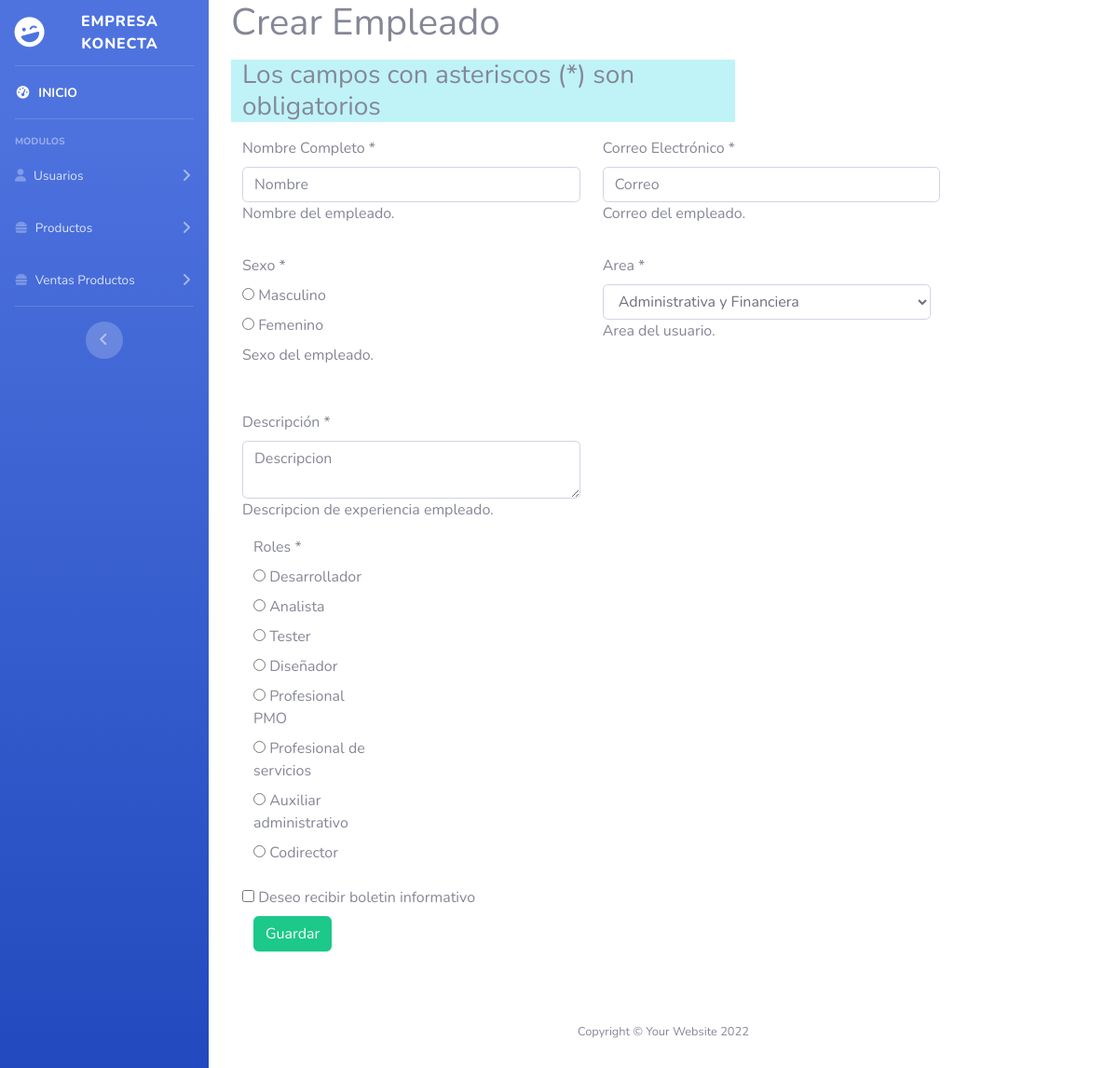
The app's page /index.php?modulo=Usuario&controlador=Usuario&funcion=crearUsuario with its own data.
### tables this page shows
CREATE TABLE IF NOT EXISTS `roles` (
  `id` int(11) NOT NULL AUTO_INCREMENT,
  `nombre` varchar(255) NOT NULL,
  PRIMARY KEY (`id`)
);

### controller/Usuario/UsuarioController.php (called while the page is built, shortened)
<?php
include_once 'GstUsuario.php';
class UsuarioController{
    public function crearUsuario(){
        $Gst = new GstUsuario();
        $datos = $Gst->getAreas();
        $roles = $Gst->getRoles();
        include_once '../view/Usuario/Usuario/crear.php';
    }
}

### lib/conf/connection.php (called while the page is built, shortened)
<?php
class connection{
    private $server;
    private $user;
    private $pass;
    private $database;
    private $link;
    private function setconnect() {
        $this->server=SERVER;
        $this->user=USER;
        $this->pass=PASSWORD;
        $this->database=DATABASE;
    }
    private function connect() {
        $this->link=mysqli_connect( $this->server, $this->user, $this->pass, $this->database);
    }
    public function getConnect() {
        return $this->link;
    }
}
?>

### controller/Usuario/GstUsuario.php (called while the page is built, shortened)
<?php
Class GstUsuario{
    public function getAreas(){
        $ObjFuncion = new UsuarioModel();
        $sql = "select id,nombre from areas";
        $datos = $ObjFuncion->consultarArray($sql);
        return $datos;
    }
    public function getRoles(){
        $ObjFuncion = new UsuarioModel();
        $sql = "select id,nombre from roles";
        $datos = $ObjFuncion->consultarArray($sql);
        return $datos;
    }
}

### model/MasterModel.php (called while the page is built, shortened)
<?php
include_once '../Lib/conf/Connection.php';
class MasterModel extends connection{
    public function consultarArray($sql) {
        $respuesta= mysqli_query($this->getConnect(), $sql);
        $arreglo=array();
        if($respuesta){
            while ($row= mysqli_fetch_array($respuesta)){
                $arreglo[]=$row;
            }
        }
        return $arreglo;
    }
}
?>

### view/Usuario/Usuario/crear.php (the view)
<form rule="formCrearUsuario" name="formCrearUsuario" id="formCrearUsuario" action="postCrearUsuario" method="post" enctype="multipart/form-data">
        <div class="form-group">
            <div class="form-group">
                    <h1 class="page-header">Crear Empleado</h1>
            </div>
            <div class="form-group col-md-7 col-lg-7" style="background-color: #BFF3F7">
                <h3> Los campos con asteriscos (*) son obligatorios</h3>
            </div>
            <div class="input-group">
                <div class="form-group col-xl-5 col-md-5">
                    <label>Nombre Completo *</label>
                    <input class="form-control" name="nombre" id="nombre" placeholder="Nombre" type="text" required="required">
                    <p class="help-block">Nombre del empleado.</p>
                </div>
                <div class="form-group col-xl-5 col-md-5">
                    <label>Correo Electrónico *</label>
                    <input class="form-control" name="email" id="email" type="email" placeholder="Correo" required="required">
                    <p class="help-block">Correo del empleado.</p>
                </div>
             </div>
            <div class="form-group col-xl-12 col-md-12 row">
                <div class="form-group col-xl-5 col-md-5">
                            <label>Sexo *</label>
                            <div class="radio">
                            <label>
                                <input type="radio" name="sexo" id="sexo" value="M">
                                Masculino
                            </label>
                        </div>
                        <div class="radio">
                            <label>
                                <input type="radio" name="sexo" id="sexo" value="F">
                                Femenino
                            </label>
                        </div>
                        <p class="help-block">Sexo del empleado.</p>
                </div>
                <div class="form-group col-xl-5 col-md-5 form-area">
                    <label>Area *</label><br>
                    <select class="form-control form-select" aria-label="Default select example" id="area" name="area" placeholder="Area" required="required">
                        <?php foreach ($datos as $key => $val) { ?>
                            <option value="<?php echo $val['id']; ?>"><?php echo $val['nombre']; ?></option>
                        <?php } ?>
                    </select>
                    <p class="help-block">Area del usuario.</p>
                </div>
            </div>
            <div class="input-group">
                <div class="form-group col-md-5">
                    <label>Descripción *</label>
                    <textArea class="form-control" name="descripcion" id="descripcion" placeholder="Descripcion" required="required"></textArea>
                    <p class="help-block">Descripcion de experiencia empleado.</p>
                <div class="form-group col-md-5">
                    <label>Roles *</label>
                    <?php foreach ($roles as $key => $val) { ?>
                        <div class="radio">
                            <label>
                                <input type="radio" name="rol" id="rol" value="<?php echo $val['id']; ?>">
                                <?php echo $val['nombre']; ?>
                            </label>
                        </div>
                    <?php } ?>
             </div>
                    <div class="checkbox">
                        <label>
                            <input type="checkbox" name="boletin" id="boletin">
                            Deseo recibir boletin informativo
                        </label>
                    </div>
            <div class="input-group">
                <div class="form-group col-md-5">
                    <input type='button' class='btn btn-success btnCrearUsuario' value='Guardar' onclick='postFuncion(1)'>
                </div>
            </div>
        </div>
 </form>

### web/css/estilosPropios.css (style rules this page uses)
.form-area { margin-left: 10px; }

### records on screen
roles: nombre "Desarrollador"
roles: nombre "Analista"
roles: nombre "Tester"
roles: nombre "Diseñador"
roles: nombre "Profesional PMO"
roles: nombre "Profesional de servicios"
roles: nombre "Auxiliar administrativo"
roles: nombre "Codirector"

### other values on screen
form field area "Administrativa y Financiera"
